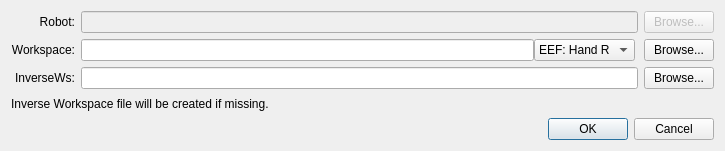
<?xml version="1.0" encoding="UTF-8"?>
<ui version="4.0">
 <class>SetupDialog</class>
 <widget class="QDialog" name="SetupDialog">
  <property name="geometry">
   <rect>
    <x>0</x>
    <y>0</y>
    <width>725</width>
    <height>151</height>
   </rect>
  </property>
  <property name="windowTitle">
   <string>Setup</string>
  </property>
  <property name="modal">
   <bool>true</bool>
  </property>
  <layout class="QVBoxLayout" name="verticalLayout">
   <item>
    <layout class="QGridLayout" name="gridLayout">
     <item row="1" column="0">
      <widget class="QLabel" name="lblWS">
       <property name="text">
        <string>Workspace:</string>
       </property>
       <property name="alignment">
        <set>Qt::AlignRight|Qt::AlignTrailing|Qt::AlignVCenter</set>
       </property>
       <property name="buddy">
        <cstring>edtWS</cstring>
       </property>
      </widget>
     </item>
     <item row="1" column="2">
      <widget class="QPushButton" name="btnBrowseWS">
       <property name="maximumSize">
        <size>
         <width>70</width>
         <height>16777215</height>
        </size>
       </property>
       <property name="text">
        <string>Browse...</string>
       </property>
      </widget>
     </item>
     <item row="0" column="0">
      <widget class="QLabel" name="lblRobot">
       <property name="text">
        <string> Robot:</string>
       </property>
       <property name="alignment">
        <set>Qt::AlignRight|Qt::AlignTrailing|Qt::AlignVCenter</set>
       </property>
       <property name="buddy">
        <cstring>edtRobot</cstring>
       </property>
      </widget>
     </item>
     <item row="0" column="1">
      <widget class="QLineEdit" name="edtRobot">
       <property name="enabled">
        <bool>false</bool>
       </property>
      </widget>
     </item>
     <item row="0" column="2">
      <widget class="QPushButton" name="btnBrowseRobot">
       <property name="enabled">
        <bool>false</bool>
       </property>
       <property name="maximumSize">
        <size>
         <width>70</width>
         <height>16777215</height>
        </size>
       </property>
       <property name="text">
        <string>Browse...</string>
       </property>
      </widget>
     </item>
     <item row="2" column="0">
      <widget class="QLabel" name="lblInv">
       <property name="text">
        <string>InverseWs:</string>
       </property>
       <property name="alignment">
        <set>Qt::AlignRight|Qt::AlignTrailing|Qt::AlignVCenter</set>
       </property>
      </widget>
     </item>
     <item row="2" column="1">
      <widget class="QLineEdit" name="edtInv">
       <property name="inputMask">
        <string/>
       </property>
       <property name="placeholderText">
        <string/>
       </property>
      </widget>
     </item>
     <item row="2" column="2">
      <widget class="QPushButton" name="btnBrowseInv">
       <property name="maximumSize">
        <size>
         <width>70</width>
         <height>16777215</height>
        </size>
       </property>
       <property name="text">
        <string>Browse...</string>
       </property>
      </widget>
     </item>
     <item row="1" column="1">
      <widget class="QWidget" name="widget" native="true">
       <layout class="QHBoxLayout" name="horizontalLayout">
        <property name="spacing">
         <number>0</number>
        </property>
        <property name="leftMargin">
         <number>0</number>
        </property>
        <property name="topMargin">
         <number>0</number>
        </property>
        <property name="rightMargin">
         <number>3</number>
        </property>
        <property name="bottomMargin">
         <number>0</number>
        </property>
        <item>
         <widget class="QLineEdit" name="edtWS"/>
        </item>
        <item>
         <widget class="QComboBox" name="cboxEEF">
          <property name="minimumSize">
           <size>
            <width>100</width>
            <height>0</height>
           </size>
          </property>
          <item>
           <property name="text">
            <string>EEF: Hand R</string>
           </property>
          </item>
          <item>
           <property name="text">
            <string>EEF: Hand L</string>
           </property>
          </item>
         </widget>
        </item>
       </layout>
      </widget>
     </item>
    </layout>
   </item>
   <item>
    <widget class="QLabel" name="lblInvHint">
     <property name="text">
      <string>Inverse Workspace file will be created if missing.</string>
     </property>
    </widget>
   </item>
   <item>
    <widget class="QDialogButtonBox" name="buttonBox">
     <property name="orientation">
      <enum>Qt::Horizontal</enum>
     </property>
     <property name="standardButtons">
      <set>QDialogButtonBox::Cancel|QDialogButtonBox::Ok</set>
     </property>
    </widget>
   </item>
  </layout>
 </widget>
 <resources/>
 <connections>
  <connection>
   <sender>buttonBox</sender>
   <signal>accepted()</signal>
   <receiver>SetupDialog</receiver>
   <slot>accept()</slot>
   <hints>
    <hint type="sourcelabel">
     <x>248</x>
     <y>254</y>
    </hint>
    <hint type="destinationlabel">
     <x>157</x>
     <y>274</y>
    </hint>
   </hints>
  </connection>
  <connection>
   <sender>buttonBox</sender>
   <signal>rejected()</signal>
   <receiver>SetupDialog</receiver>
   <slot>reject()</slot>
   <hints>
    <hint type="sourcelabel">
     <x>316</x>
     <y>260</y>
    </hint>
    <hint type="destinationlabel">
     <x>286</x>
     <y>274</y>
    </hint>
   </hints>
  </connection>
 </connections>
</ui>
